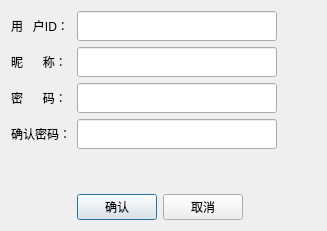
<?xml version="1.0" encoding="UTF-8"?>
<ui version="4.0">
 <class>CRegistDialog</class>
 <widget class="QDialog" name="CRegistDialog">
  <property name="geometry">
   <rect>
    <x>0</x>
    <y>0</y>
    <width>327</width>
    <height>231</height>
   </rect>
  </property>
  <property name="windowTitle">
   <string>Dialog</string>
  </property>
  <layout class="QGridLayout" name="gridLayout">
   <item row="0" column="0">
    <widget class="QLabel" name="label">
     <property name="text">
      <string>用   户ID：</string>
     </property>
    </widget>
   </item>
   <item row="0" column="1">
    <widget class="QLineEdit" name="accountId">
     <property name="sizePolicy">
      <sizepolicy hsizetype="Fixed" vsizetype="Fixed">
       <horstretch>0</horstretch>
       <verstretch>0</verstretch>
      </sizepolicy>
     </property>
     <property name="minimumSize">
      <size>
       <width>200</width>
       <height>30</height>
      </size>
     </property>
     <property name="maximumSize">
      <size>
       <width>30</width>
       <height>16777215</height>
      </size>
     </property>
    </widget>
   </item>
   <item row="1" column="0">
    <widget class="QLabel" name="label_2">
     <property name="text">
      <string>昵      称：</string>
     </property>
    </widget>
   </item>
   <item row="1" column="1">
    <widget class="QLineEdit" name="nickName">
     <property name="minimumSize">
      <size>
       <width>200</width>
       <height>30</height>
      </size>
     </property>
     <property name="maximumSize">
      <size>
       <width>200</width>
       <height>30</height>
      </size>
     </property>
    </widget>
   </item>
   <item row="2" column="0">
    <widget class="QLabel" name="label_3">
     <property name="text">
      <string>密      码：</string>
     </property>
    </widget>
   </item>
   <item row="2" column="1">
    <widget class="QLineEdit" name="passWd">
     <property name="minimumSize">
      <size>
       <width>200</width>
       <height>30</height>
      </size>
     </property>
     <property name="maximumSize">
      <size>
       <width>200</width>
       <height>30</height>
      </size>
     </property>
    </widget>
   </item>
   <item row="3" column="0">
    <widget class="QLabel" name="label_4">
     <property name="maximumSize">
      <size>
       <width>76</width>
       <height>31</height>
      </size>
     </property>
     <property name="text">
      <string>确认密码：</string>
     </property>
    </widget>
   </item>
   <item row="3" column="1">
    <widget class="QLineEdit" name="confirmPassWd">
     <property name="minimumSize">
      <size>
       <width>200</width>
       <height>30</height>
      </size>
     </property>
     <property name="maximumSize">
      <size>
       <width>200</width>
       <height>30</height>
      </size>
     </property>
    </widget>
   </item>
   <item row="4" column="1">
    <spacer name="verticalSpacer">
     <property name="orientation">
      <enum>Qt::Vertical</enum>
     </property>
     <property name="sizeHint" stdset="0">
      <size>
       <width>20</width>
       <height>35</height>
      </size>
     </property>
    </spacer>
   </item>
   <item row="5" column="1">
    <layout class="QHBoxLayout" name="horizontalLayout">
     <item>
      <widget class="QPushButton" name="okBtn">
       <property name="styleSheet">
        <string notr="true"/>
       </property>
       <property name="text">
        <string>确认</string>
       </property>
      </widget>
     </item>
     <item>
      <widget class="QPushButton" name="cancelBtn">
       <property name="text">
        <string>取消</string>
       </property>
      </widget>
     </item>
     <item>
      <spacer name="horizontalSpacer">
       <property name="orientation">
        <enum>Qt::Horizontal</enum>
       </property>
       <property name="sizeHint" stdset="0">
        <size>
         <width>40</width>
         <height>20</height>
        </size>
       </property>
      </spacer>
     </item>
    </layout>
   </item>
  </layout>
 </widget>
 <resources/>
 <connections/>
</ui>
